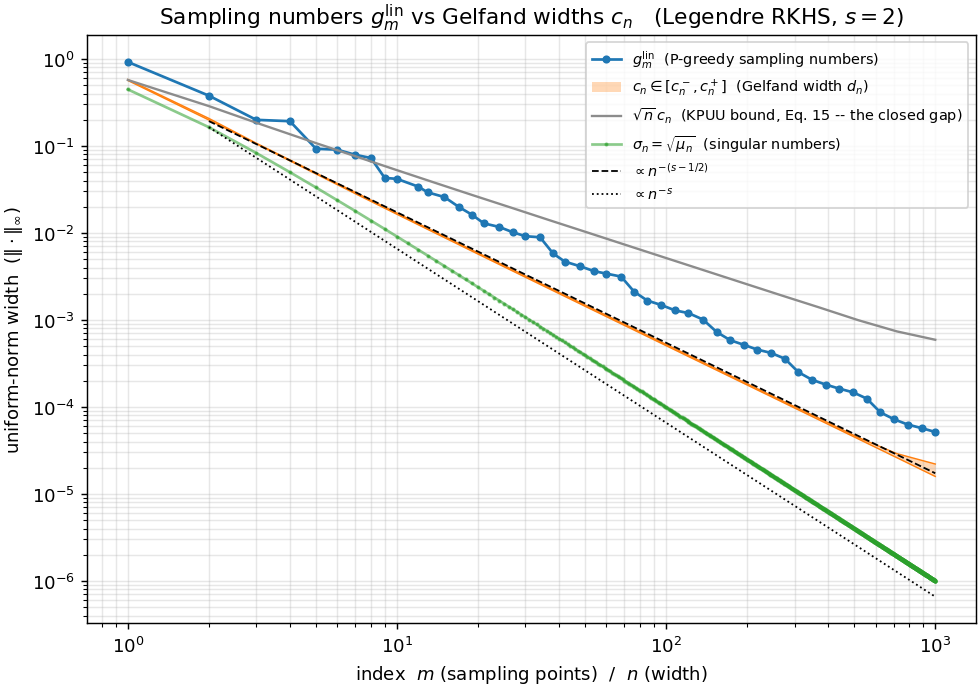

Generate this figure with Python:
"""
Driver: assess the sampling-vs-Gelfand comparison of MAIN_Sampl_vs_Gelfand.tex on the
univariate Legendre Mercer RKHS (Section 7.3 of arXiv:2103.11124).

Plots, in the paper's notation:
  * g_m^lin       linear sampling numbers inf_{|P|=m} ||Pow_P||_inf, from the P-greedy design.
  * c_n           Gelfand widths d_n(K)_H, the numerical Kolmogorov width of the translates.
  * sqrt(n) c_n   the general KPUU bound g_{2n} <= C sqrt(n) c_n -- the sqrt(n) the theorem removes.
  * sigma_n = sqrt(mu_n)  singular numbers, plus rate guides n^-(s-1/2), n^-s.

Result: g_m^lin and c_n run parallel on n^-(s-1/2) with a BOUNDED ratio (no sqrt(n)), a full
half-power below sqrt(n) c_n -- Thm 'Carl-type comparison' on the example.

Two figures: legendre.png (the g_m^lin vs c_n comparison) and legendre_points.png (the P-greedy
point selection that produces g_m^lin -- power-function snapshot + endpoint-clustered design).
s=2 keeps Pow^2 above the float64 cancellation floor out to large m; s>=4 would stop early
(~m=200) as Pow^2 -> 0 hits tol_p.
"""

from __future__ import annotations
import numpy as np
import torch
import matplotlib

matplotlib.use("Agg")
import matplotlib.pyplot as plt

from kernels import LegendreMercerKernel
from greedy import design_figure
import widths

torch.manual_seed(0)


def rates_figure(
    s=2.0, n_trunc=12000, max_iter=1000, sel_grid=20000, cn_grid=5000, n_cap=1000
):
    kernel = LegendreMercerKernel(s=s, n_trunc=n_trunc)
    r = widths.sampling_vs_gelfand(
        kernel, m_max=max_iter, sel_grid=sel_grid, cn_grid=cn_grid, n_cap=n_cap
    )
    m_list, g, cN, cn, n_used = r["m_list"], r["g"], r["cN"], r["cn"], r["n_used"]
    cn_lo = r["cn_lo"]  # c_n bracket: cn_lo certified (lower), cn estimated (upper)
    cn_mid = np.sqrt(
        cn_lo * cn
    )  # geometric-mean representative (for the rate/KPUU curves)
    # singular numbers sigma_n = sqrt(mu_n) of the embedding (exact, Mercer kernel)
    sig = kernel.sqrt_mu[:n_used].cpu().numpy()

    # --- plot: sampling numbers vs Gelfand widths, paper notation ---
    fig, ax = plt.subplots(figsize=(7.8, 5.6))
    ax.loglog(
        m_list,
        g,
        "o-",
        ms=3.5,
        color="C0",
        label=r"$g_m^{\mathrm{lin}}$  (P-greedy sampling numbers)",
    )
    # c_n as its bracket [c_n^-, c_n^+], not a curve; band width = honest uncertainty.
    # c_n^- certified (weak duality); c_n^+ an off-grid sup estimate -- Legendre has no finite
    # RKHS modulus at +-1, so no branch-and-bound certificate; the endpoint-laddered grid +
    # deterministic endpoint sweep resolve the boundary spike (see widths.gelfand_widths).
    ax.fill_between(
        cN,
        cn_lo,
        cn,
        color="C1",
        alpha=0.3,
        lw=0,
        label=r"$c_n\in[c_n^-,c_n^+]$  (Gelfand width $d_n$)",
    )
    ax.loglog(cN, cn_lo, "-", color="C1", lw=0.8)  # bracket edges (visible when tight)
    ax.loglog(cN, cn, "-", color="C1", lw=0.8)
    ax.loglog(
        cN,
        np.sqrt(cN) * cn_mid,
        "-",
        lw=1.3,
        color="0.55",
        label=r"$\sqrt{n}\,c_n$  (KPUU bound, Eq. 15 -- the closed gap)",
    )
    ax.loglog(
        np.arange(1, len(sig)),
        sig[1:],
        ".-",
        ms=2.5,
        color="C2",
        alpha=0.55,
        label=r"$\sigma_n=\sqrt{\mu_n}$  (singular numbers)",
    )
    nn = np.arange(2, n_used)
    ax.loglog(
        nn,
        cn_mid[3] * (nn / cN[3]) ** (-(s - 0.5)),
        "k--",
        lw=1,
        label=r"$\propto n^{-(s-1/2)}$",
    )
    ax.loglog(nn, sig[2] * (nn / 2.0) ** (-s), "k:", lw=1, label=r"$\propto n^{-s}$")
    ax.set_xlabel(r"index  $m$ (sampling points)  $/$  $n$ (width)")
    ax.set_ylabel(r"uniform-norm width  ($\|\cdot\|_\infty$)")
    ax.set_title(
        rf"Sampling numbers $g_m^{{\mathrm{{lin}}}}$ vs Gelfand widths $c_n$"
        rf"   (Legendre RKHS, $s={s:g}$)"
    )
    ax.legend(fontsize=8)
    ax.grid(True, which="both", alpha=0.3)
    fig.tight_layout()
    fig.savefig("legendre.png", dpi=130, bbox_inches="tight", pad_inches=0.02)
    print(f"  figure saved -> legendre.png  (n_used={n_used})")
    return r


def points_figure(s=2.0, grid=4000):
    """P-greedy design for the Legendre kernel: endpoint-clustered (the structure behind the
    smooth g_m curve).  Chebyshev candidate grid (boundary-concentrated Mercer kernel).
    """
    ker = LegendreMercerKernel(s=s, n_trunc=4000)
    design_figure(
        ker,
        widths.box_grid(grid, 1, ker.dtype, kind="chebyshev"),
        rf"Legendre $s={s:g}$",
        "endpoint-clustered",
        "legendre_points.png",
    )


if __name__ == "__main__":
    rates_figure(s=2.0)
    points_figure(s=2.0)
